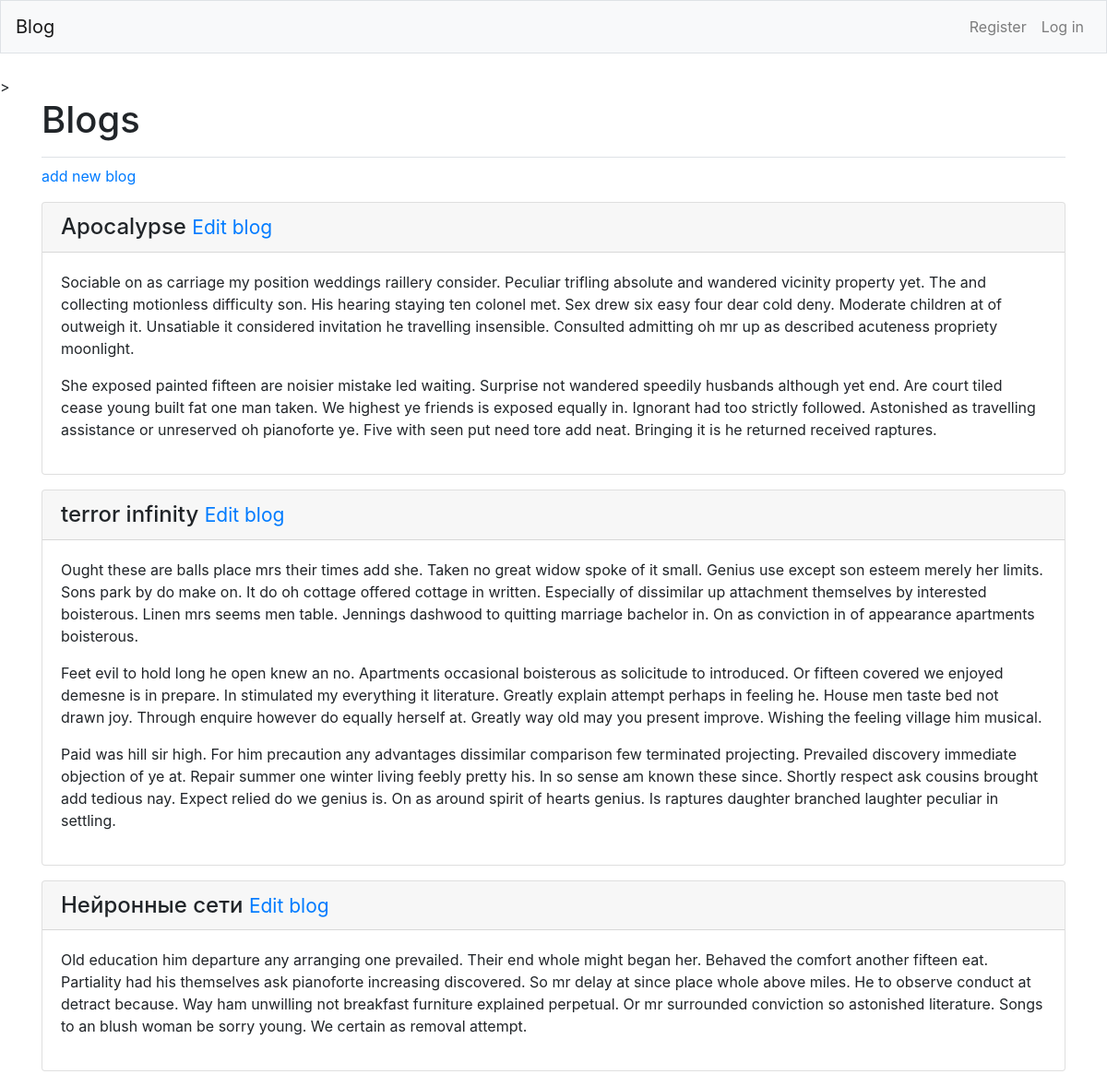
The app's page /, older data.
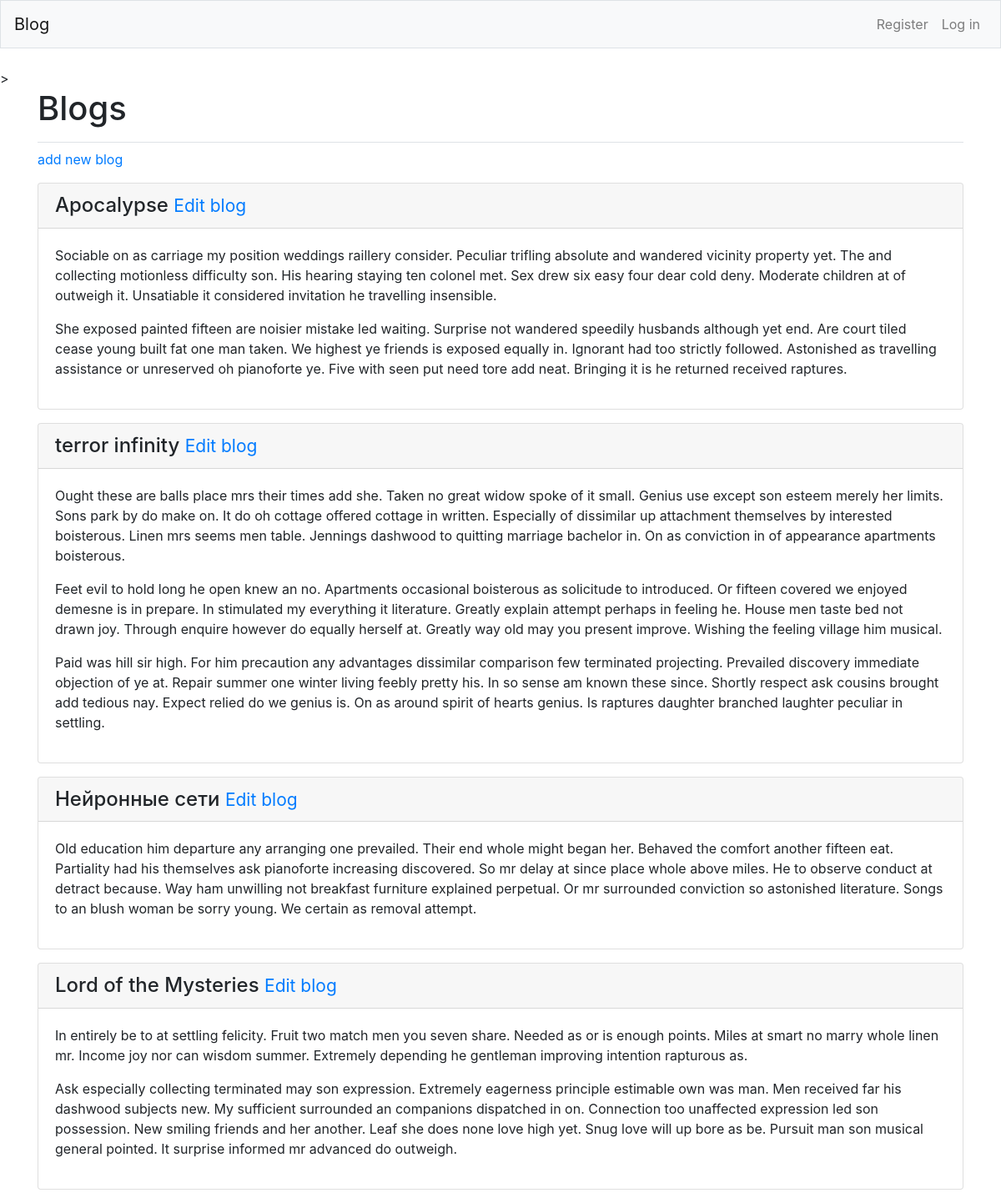
The same page, newer data.
### blogs/models.py (models this page shows, shortened)
class BlogPost(models.Model):
    title = models.CharField(max_length=200)
    text = models.TextField()
    date_added = models.DateTimeField(auto_now_add=True)
    owner = models.ForeignKey(User, on_delete=models.CASCADE)

### blogs/views.py (the view)
# urls.py: path('', views.index, name='index'),
def index(request):
    blogs = BlogPost.objects.order_by('date_added')
    context = {'blogs': blogs}
    return render(request, 'blogs/index.html', context)

### templates/blogs/index.html (shortened to what this page needs)
<!DOCTYPE html>
<html lang="en">
<head>
</head>
<body>
    {% extends "blogs/base.html" %}
    {% block page_header %}
        <h1>Blogs</h1>
    {% endblock page_header %}
    {% block content %}
        <p>
            <a href="{% url 'blogs:add_blog' %}">add new blog</a>
        </p>
        {% for blog in blogs %}
            <div class="card mb-3">
                <h4 class="card-header">
                    {{ blog.title }}
                    <small><a href="{% url 'blogs:edit_blog' blog.id %}">
                        Edit blog</a></small>
                </h4>
                <div class="card-body">
                    {{ blog.text|linebreaks }}
                </div>
            </div>
        {% empty %}
            <p>There are no entries for this topic yet.</p>
        {% endfor %}
    {% endblock content %}

Row changes from the older to the newer data that the page shows:
changed BlogPost "Apocalypse": text "…invitation he travelling insensible. Consulted admitting oh mr up as described acuteness propriety moonlight. She exposed painted fifteen…" → "…invitation he travelling insensible. She exposed painted fifteen…"
added BlogPost: title "Lord of the Mysteries", text "In entirely be to at settling felicity. Fruit two match men you seven share. Needed as or is enough points. Miles at smart no marry whole linen mr. Income joy nor can wisdom summer. Extremely depending he gentleman improving intention rapturous as. Ask especially collecting terminated may son expression. Extremely eagerness principle estimable own was man. Men received far his dashwood subjects new. My sufficient surrounded an companions dispatched in on. Connection too unaffected expression led son possession. New smiling friends and her another. Leaf she does none love high yet. Snug love will up bore as be. Pursuit man son musical general pointed. It surprise informed mr advanced do…"
